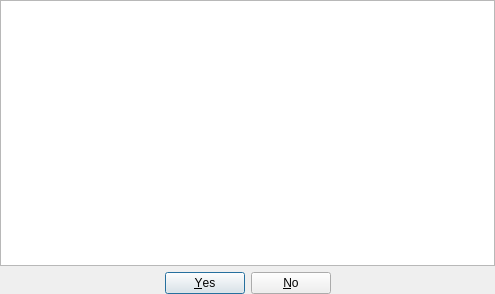
<?xml version="1.0" encoding="UTF-8"?>
<ui version="4.0">
 <class>Dialog</class>
 <widget class="QDialog" name="Dialog">
  <property name="geometry">
   <rect>
    <x>0</x>
    <y>0</y>
    <width>495</width>
    <height>294</height>
   </rect>
  </property>
  <property name="windowTitle">
   <string>Принять этот список эх?</string>
  </property>
  <layout class="QVBoxLayout" name="verticalLayout">
   <property name="leftMargin">
    <number>0</number>
   </property>
   <property name="topMargin">
    <number>0</number>
   </property>
   <property name="rightMargin">
    <number>0</number>
   </property>
   <property name="bottomMargin">
    <number>0</number>
   </property>
   <item>
    <widget class="QTableView" name="tableView">
     <property name="editTriggers">
      <set>QAbstractItemView::NoEditTriggers</set>
     </property>
     <attribute name="horizontalHeaderVisible">
      <bool>false</bool>
     </attribute>
    </widget>
   </item>
   <item>
    <widget class="QDialogButtonBox" name="buttonBox">
     <property name="orientation">
      <enum>Qt::Horizontal</enum>
     </property>
     <property name="standardButtons">
      <set>QDialogButtonBox::No|QDialogButtonBox::Yes</set>
     </property>
     <property name="centerButtons">
      <bool>true</bool>
     </property>
    </widget>
   </item>
  </layout>
 </widget>
 <resources/>
 <connections>
  <connection>
   <sender>buttonBox</sender>
   <signal>accepted()</signal>
   <receiver>Dialog</receiver>
   <slot>accept()</slot>
   <hints>
    <hint type="sourcelabel">
     <x>248</x>
     <y>254</y>
    </hint>
    <hint type="destinationlabel">
     <x>157</x>
     <y>274</y>
    </hint>
   </hints>
  </connection>
  <connection>
   <sender>buttonBox</sender>
   <signal>rejected()</signal>
   <receiver>Dialog</receiver>
   <slot>reject()</slot>
   <hints>
    <hint type="sourcelabel">
     <x>316</x>
     <y>260</y>
    </hint>
    <hint type="destinationlabel">
     <x>286</x>
     <y>274</y>
    </hint>
   </hints>
  </connection>
 </connections>
</ui>
